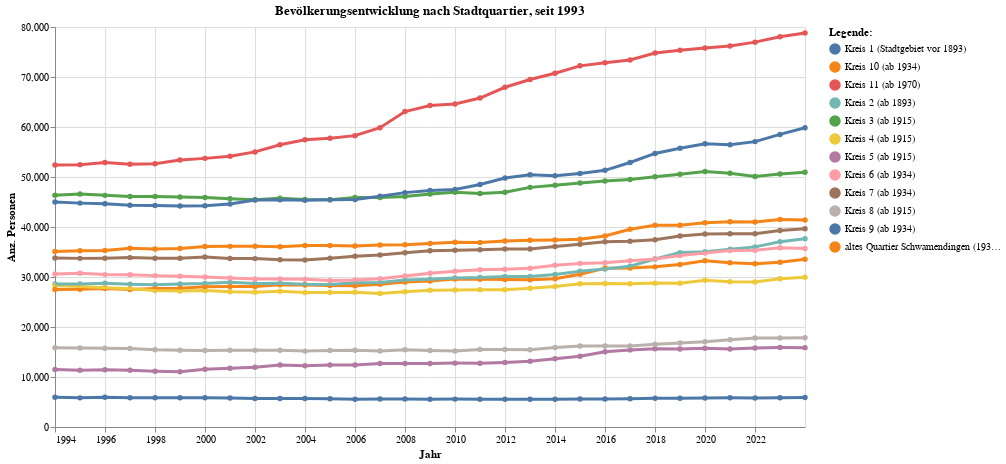

Notebook source saved alongside this figure:
### Code cell
grafik4 = mypy_dv.plot_altair_multiline_highlight(
    data = myAgg4.reset_index().query('sum_WBev>30')
    ,x = 'StichtagDatJahr:T'
    ,x_beschriftung = 'Jahr'
    ,y = 'sum_WBev:Q'
    ,y_beschriftung = 'Anz. Personen'
    ,category = 'KREISEZH_LANG'
    ,category_beschriftung= 'Legende:'
    ,warning_status = "ignore" #always or ignore
    ,myTitle="Bevölkerungsentwicklung nach Stadtquartier, seit "+str(data2betested.index.year.min())
)
grafik4

### Figure 1 — Vega-Lite specification as saved in the notebook (floating-point values rounded to 4 significant figures; data arrays with more than 128 entries replaced by an {"elided": "..."} marker saying what was removed)
{"config": {"view": {"continuousWidth": 300, "continuousHeight": 300}}, "layer": [{"mark": {"type": "circle"}, "encoding": {"color": {"field": "KREISEZH_LANG", "legend": {"orient": "right", "title": "Legende:"}, "type": "nominal"}, "opacity": {"value": 1.3}, "tooltip": [{"field": "StichtagDatJahr", "type": "temporal"}, {"field": "KREISEZH_LANG", "type": "nominal"}, {"field": "sum_WBev", "type": "quantitative"}], "x": {"axis": {"title": "Jahr"}, "field": "StichtagDatJahr", "type": "temporal"}, "y": {"axis": {"title": "Anz. Personen"}, "field": "sum_WBev", "type": "quantitative"}}, "name": "view_4", "title": "Bevölkerungsentwicklung nach Stadtquartier, seit 1993"}, {"mark": {"type": "line"}, "encoding": {"color": {"field": "KREISEZH_LANG", "legend": {"orient": "right", "title": "Legende:"}, "type": "nominal"}, "size": {"condition": {"test": {"not": {"param": "param_4"}}, "value": 1.2}, "value": 3}, "tooltip": [{"field": "StichtagDatJahr", "type": "temporal"}, {"field": "KREISEZH_LANG", "type": "nominal"}, {"field": "sum_WBev", "type": "quantitative"}], "x": {"axis": {"title": "Jahr"}, "field": "StichtagDatJahr", "type": "temporal"}, "y": {"axis": {"title": "Anz. Personen"}, "field": "sum_WBev", "type": "quantitative"}}, "title": "Bevölkerungsentwicklung nach Stadtquartier, seit 1993"}], "data": {"name": "data-e8a7eb82e97cd8106057eb1c151d5bac"}, "height": 400, "params": [{"name": "param_4", "select": {"type": "point", "fields": ["KREISEZH_LANG"], "nearest": true, "on": "pointerover"}, "views": ["view_4"]}], "width": 750, "$schema": "https://vega.github.io/schema/vega-lite/v5.8.0.json", "datasets": {"data-e8a7eb82e97cd8106057eb1c151d5bac": {"elided": "372 records"}}}
